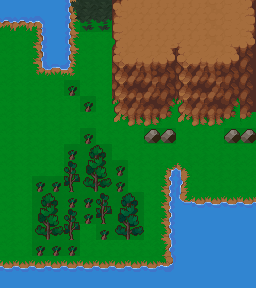

Rendered tile map (Tiled .tmx) drawn with the repository's tilesets; below, a short description and the full map source, tile grids included:
An orthogonal 16x18 tile map with 16x16 px tiles, 2 tile layers (Tile Layer 1, Tree), 2 tilesets.

<map version="1.10" tiledversion="1.11.2" orientation="orthogonal" renderorder="right-down" width="16" height="18" tilewidth="16" tileheight="16" infinite="0" nextlayerid="3" nextobjectid="1">
 <tileset firstgid="1" source="spritesheet1.tsx" />
 <tileset firstgid="22955" source="spritesheet0.tsx" />
 <layer id="1" name="Tile Layer 1" width="16" height="18">
  <data encoding="csv">
9912,9912,9912,9912,9907,11140,11140,15772,11651,11523,15645,15645,15645,15645,15645,15772,
2684364467,2684364467,3221235513,9912,9907,11140,11140,9915,11651,11651,15645,11542,11543,11544,15772,15772,
11011,11011,3221235379,10046,9907,11011,11011,9915,0,0,15645,11670,11671,11672,15772,15772,
11011,11011,3221235379,10046,9907,11011,11011,15772,15772,15772,15772,15772,11799,11800,11800,15772,
11011,11011,3221235508,3221235637,2684364596,11011,11011,9915,11141,0,15645,15772,15772,15772,11928,15772,
11011,11011,11011,11011,11139,11011,11011,9915,15772,0,15645,12054,12055,15772,15772,15772,
11011,11011,11011,11011,11011,11139,11011,9915,15772,15772,15773,15772,13340,13340,15773,15772,
11011,11011,11011,11011,11011,11011,11011,0,0,0,13978,12310,12311,12312,12312,12312,
11011,11011,11011,11011,11011,11140,11011,11011,11011,11139,11139,11011,11011,11011,11139,11139,
11011,11011,11011,11011,11140,11140,11140,11011,11011,11011,11011,11011,11011,11011,11011,11011,
11011,11011,11011,11011,11140,11140,11140,11140,11011,11011,3221235258,3221235260,11011,11011,11011,11011,
11011,11011,11140,11140,11140,11140,11140,11140,11011,11011,3221235385,3221235389,11011,11011,11011,11011,
11011,11011,11140,11140,11140,11140,11140,11140,11140,11011,3221235385,3221235261,10183,10183,10183,10183,
11011,11011,11140,11140,11140,11140,11140,11140,11140,11011,3221235385,9930,9930,9924,9924,9930,
11011,11011,11140,11140,11140,11011,11140,11140,11140,11011,3221235385,9930,9930,9930,9930,9930,
11011,11011,11140,11140,11140,11011,11011,11011,11011,11011,9917,9930,9930,9930,9930,9930,
10183,10183,10183,10183,10183,10183,10183,10183,10183,10183,10045,9912,9912,9912,9912,9912,
9912,9912,9912,9912,9912,9912,9912,9912,9912,9912,9912,9912,9912,9912,9912,9912
</data>
 </layer>
 <layer id="2" name="Tree" width="16" height="18">
  <data encoding="csv">
0,0,0,0,1610616049,3569,3569,3221238943,13339,13340,13468,13211,13212,13213,13214,13215,
0,0,0,0,3221228786,3697,3697,3221238815,13339,13340,13468,13339,13340,13341,13342,13343,
0,0,10290,10290,10290,10290,10290,3221238687,13339,13340,13468,13467,13468,13469,13470,13471,
0,0,10290,10290,10290,10290,10290,13595,13596,13597,13598,13595,13596,13597,13598,13599,
0,0,10290,10290,10290,10290,10290,13723,13724,13725,13726,13723,13724,13725,13726,13727,
0,0,0,0,38810,0,10290,13851,13852,13853,13854,13851,13852,13853,13854,13855,
0,0,0,0,0,38810,0,13979,13980,13981,13982,13979,13980,13981,13982,13855,
0,0,0,0,0,0,0,14107,14108,14109,14110,14107,14108,14109,14110,13983,
0,0,0,0,0,38810,0,0,0,11235,11235,0,0,0,11235,11235,
0,0,0,0,38806,38679,38680,0,0,0,0,0,0,0,0,0,
0,0,0,0,38805,38807,38808,38810,0,0,0,0,0,0,0,0,
0,0,38806,38806,38933,38935,38936,38810,0,0,0,0,0,0,0,0,
0,0,38679,38680,38806,38806,38805,38675,38676,0,0,0,0,0,0,0,
0,0,38807,38808,38805,38806,38933,38803,38804,0,0,0,0,0,0,0,
0,0,38935,38936,38933,0,38806,38931,38932,0,0,0,0,0,0,0,
0,0,38806,38806,38806,0,0,0,0,0,0,0,0,0,0,0,
0,0,0,0,0,0,0,0,0,0,0,0,0,0,0,0,
0,0,0,0,0,0,0,0,0,0,0,0,0,0,0,0
</data>
 </layer>
</map>